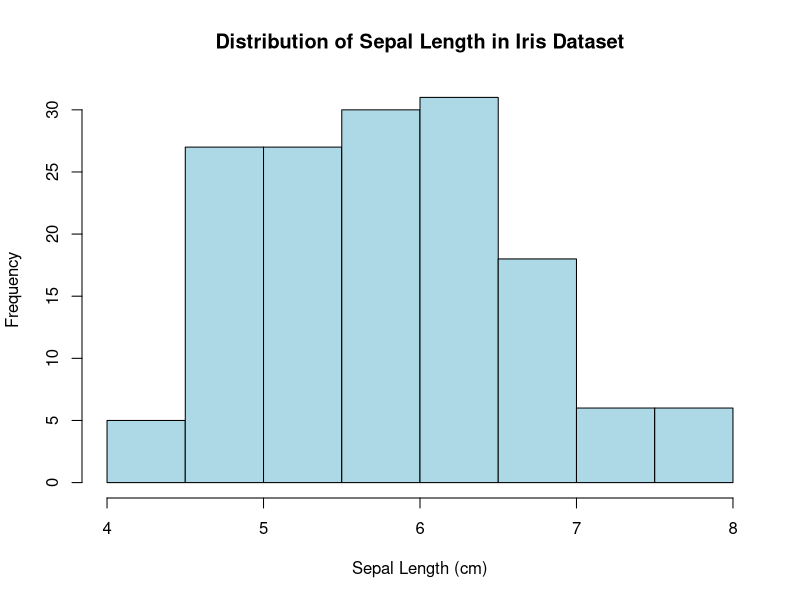
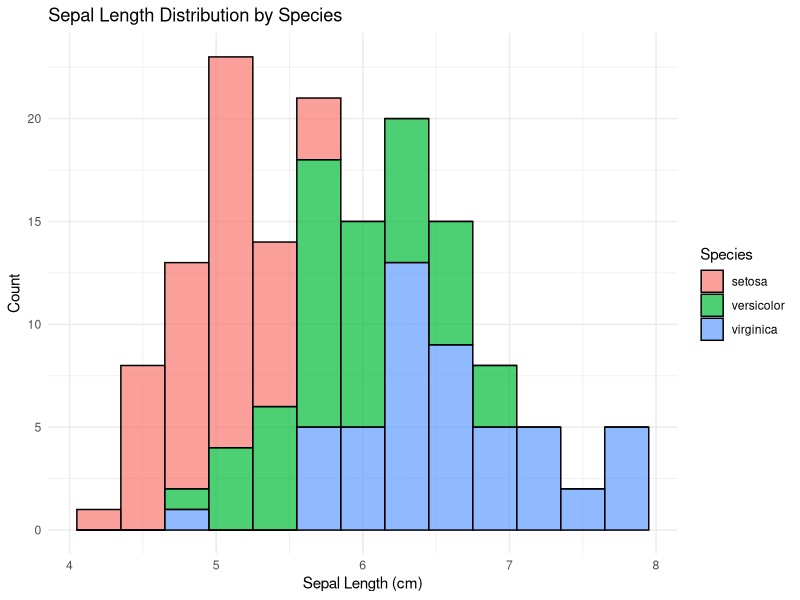
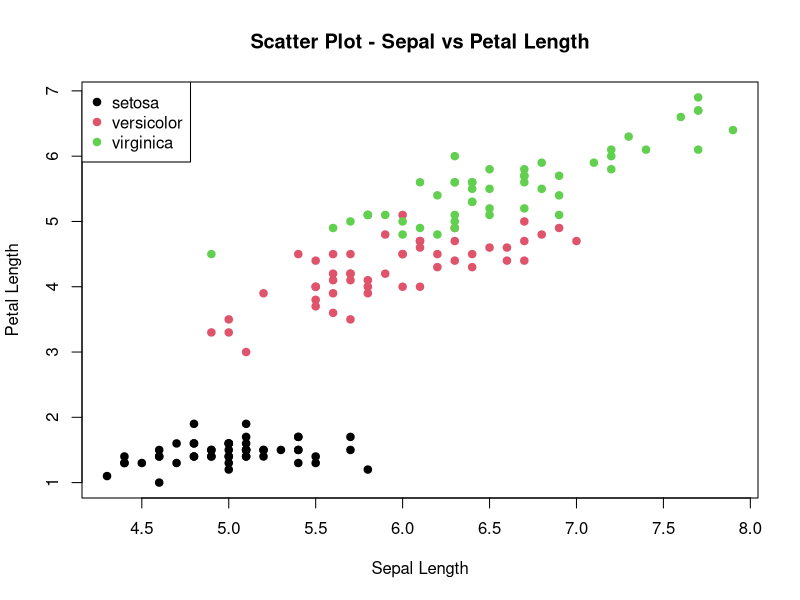
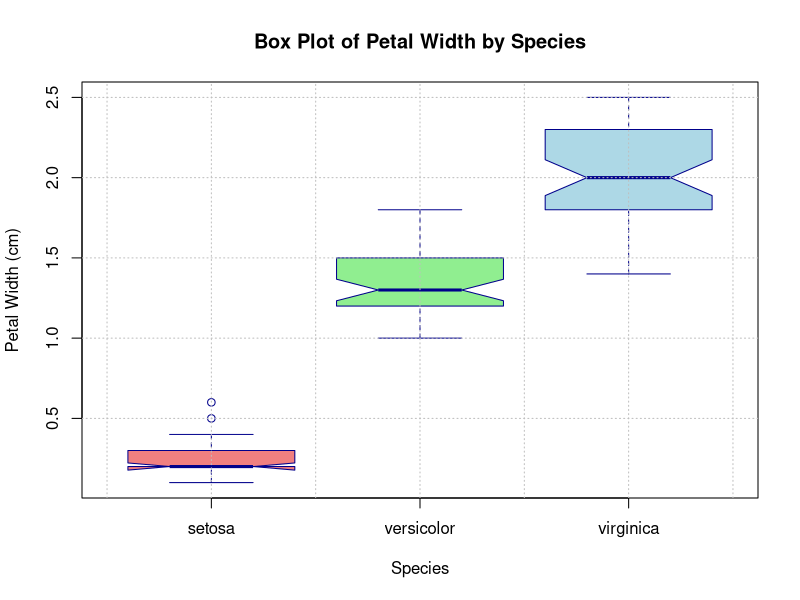
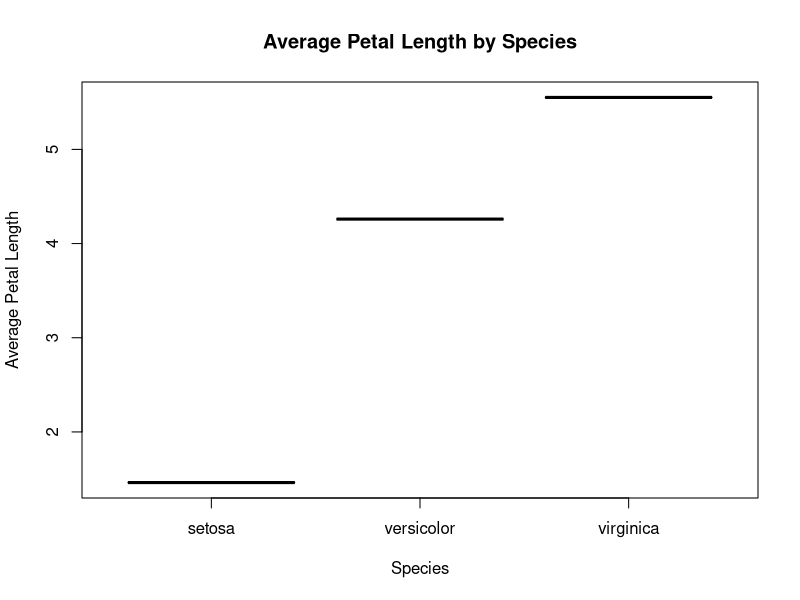
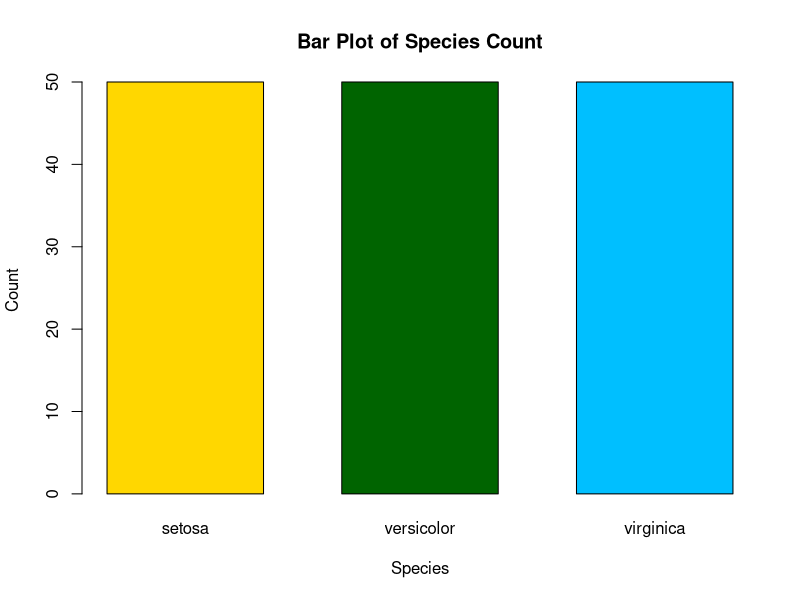

The R source for these figures, in order:
# ====================================================================
# lab10_obsidian.R
# Collaborative R Visualization Project
# Dataset: iris 
# Team Members:
# Rudresh 2330
# Sangana Ibrampurkar 2310
# Sanika Hoble 2309
# Unnat Umerye 2303
# Shripad Chodankar 2317
# Rakshita Kubal 2319 
# Adit Amonkar 23 
# ====================================================================
# Load dataset
data(iris)

# View structure
str(iris)

# 1. Histogram - Distribution of Sepal Length
# View structure
str(iris)

# Histogram for Sepal.Length
hist(iris$Sepal.Length,
     main = "Distribution of Sepal Length in Iris Dataset",
     xlab = "Sepal Length (cm)",
     ylab = "Frequency",
     col = "lightblue",
     border = "black")

library(ggplot2)
ggplot(iris, aes(x = Sepal.Length, fill = Species)) +
  geom_histogram(binwidth = 0.3, color = "black", alpha = 0.7) +
  labs(title = "Sepal Length Distribution by Species",
       x = "Sepal Length (cm)",
       y = "Count") +
  theme_minimal()


# 2. Scatter Plot - Sepal vs Petal Length
plot(iris$Sepal.Length, iris$Petal.Length,
     main = "Scatter Plot - Sepal vs Petal Length",
     xlab = "Sepal Length",
     ylab = "Petal Length",
     col = iris$Species,
     pch = 19)
legend("topleft", legend = unique(iris$Species), col = 1:3, pch = 19)


# 3. Box Plot - Petal Width by Species
# Description:
# This box plot visualizes the distribution of Petal Width for each species in the iris dataset.
# It helps identify the spread, median, and any potential outliers.

# Display first few rows to understand structure
head(iris)

# Box Plot to compare Petal Width across Species
boxplot(Petal.Width ~ Species,
        data = iris,
        main = "Box Plot of Petal Width by Species",
        xlab = "Species",
        ylab = "Petal Width (cm)",
        col = c("lightcoral", "lightgreen", "lightblue"),
        border = "darkblue",
        notch = TRUE)  #Adds notches to show median confidence interval
# Add grid lines for better readability
grid(nx = NULL, ny = NULL, col = "grey", lty = "dotted")

# Explanation :
# 1. Each box represents the interquartile range (IOR) of Petal Width for a species.
# 2. The horizontal line inside each box is the median Petal Width.
# 3. The whiskers show variability outside the upper and lower quartiles.
# 4. Points outside the whiskers (if any) represent outliers.
# 5. From the plot, we observe:
#    - Iris-setosa has the smallest and least variable petal width.
#    - Iris-versicolor shows moderate spread.
#    - Iris-virginica has the largest petal width range. 


# 4. Line Plot - Mean Petal Length per Species
avg <- aggregate(Petal.Length ~ Species, iris, mean)
plot(avg$Species, avg$Petal.Length,
     type = "o",
     main = "Average Petal Length by Species",
     xlab = "Species",
     ylab = "Average Petal Length",
     col = "purple")


# 5. Bar Plot - Count of Each Species
species_count <- table(iris$Species)

barplot(species_count,
        main = "Bar Plot of Species Count",
        xlab = "Species",
        ylab = "Count",
        col = c("gold", "darkgreen", "deepskyblue"),
        border = "black",
        space = 0.5)


# 6. Pie Chart


# 7. Heat Map 
